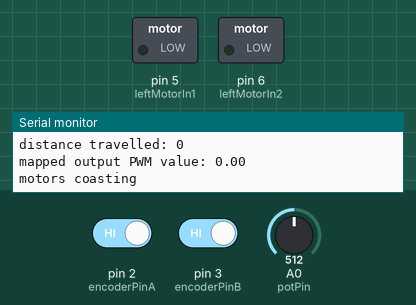
Simulated run of this sketch. Board: Arduino Uno, built with avr-gcc and run on an emulated ATmega328P. On the bench: switched loads named in the sketch (green lamp = pin HIGH), the last lines printed to the serial monitor. The inputs (shaded band) are chosen by the test bench; at power-on: A0 (potPin) = 512, pin 2 (encoderPinA) HIGH, pin 3 (encoderPinB) HIGH.

Above: at 1.2 s.
1.3 s: A0 (potPin) set to 779
2.8 s: A0 (potPin) set to 804
At 4.1 s:
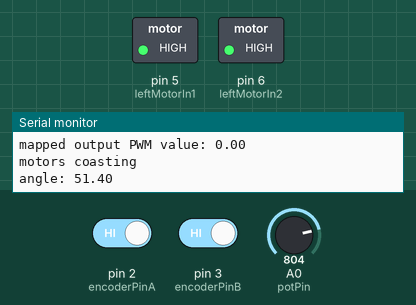
Timing chart, 0 to 5.8 s (numbered marks = the images above; inputs shaded):
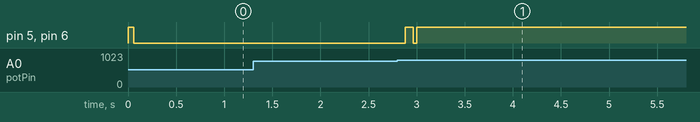

The sketch:

main.ino
```cpp
#include <Arduino.h>
#include <PID_v1.h>

// setting up the physical pins
// for the motor pins, they have to be PWM pins
const int potPin = A0;
const int encoderPinA = 2;
const int encoderPinB = 3;
const int leftMotorIn1 = 5;
const int leftMotorIn2 = 6;
// const int rightMotorIn1 = 6;
// const int rightMotorIn2 = 9;

double output;
double mappedOutput;
double scaleFactor;
// use this variable to set what angle the pot reads while the pendulum is perfectly balanced
const double setPoint = -6.0;
const double mappedBound = 70;

// define constants for the encoder
const int countsPerRevolution = 520 * 4.0;
int maxDistanceMM = 12.f * 25.4f;
volatile long encoderCount = 0;
long robotDistanceMM = 0;
// int isRobotWithinMaxDistance = 1;

int motorSerial = 0;

// define constants for correlating distance and encoder values
const float wheelDiameterMM = 65.0;
const float wheelCircumferenceMM = PI * wheelDiameterMM;
const float mmPerCount = wheelCircumferenceMM / countsPerRevolution;

// very preliminary values for Kp, Ki, and Kd. will require lots of tinkering
const double Kp = 15.0;
const double Ki = 0.1;
const double Kd = 0.5;

double angle;
double motorCommand;

// the PID controller expects an angle input, so my calculated angle will work as the input
PID pid(&angle, &output, &setPoint, Kp, Ki, Kd, REVERSE);


// function to set motor speed using PWM values, pos numbers to move forward and neg numbers to move backward
void setMotors() {
  // the output from the PID controller is between 0 and 255, so the direction is chosen based on whether angle is pos or neg
  if (mappedOutput > 0) {
    analogWrite(leftMotorIn1, mappedOutput);
    digitalWrite(leftMotorIn2, LOW);

    // analogWrite(rightMotorIn1, mappedOutput);
    // digitalWrite(rightMotorIn2, LOW);

    // Serial.print("forward - PWM value: ");
    // Serial.println(output);
  } else if (mappedOutput < 0) {
    digitalWrite(leftMotorIn1, LOW);
    analogWrite(leftMotorIn2, abs(mappedOutput));

    // digitalWrite(rightMotorIn1, LOW);
    // analogWrite(rightMotorIn2, mappedOutput);

    // Serial.print("reverse - PWM value: ");
    // Serial.println(output);
  } else {
    coastMotors();
  }
}


void stopMotors() {
  digitalWrite(leftMotorIn1, HIGH);
  digitalWrite(leftMotorIn2, HIGH);

  // digitalWrite(rightMotorIn1, HIGH);
  // digitalWrite(rightMotorIn2, HIGH);

  if (motorSerial == 0) {
    motorSerial = 1;
    Serial.println("motors braking");
  }
}


// this funciton probably won't be used, but the function exists in the motor driver so I mapped it here
void coastMotors() {
  digitalWrite(leftMotorIn1, LOW);
  digitalWrite(leftMotorIn2, LOW);

  // digitalWrite(rightMotorIn1, LOW);
  // digitalWrite(rightMotorIn2, LOW);

  Serial.println("motors coasting");
}


// two interrupt functions for faster encoder reading
void isr_encoderDirectionA() {
  if (digitalRead(encoderPinA) == digitalRead(encoderPinB)) {
    encoderCount--;
  } else {
    encoderCount++;
  }
}


void isr_encoderDirectionB() {
  if (digitalRead(encoderPinB) == digitalRead(encoderPinA)) {
    encoderCount++;
  } else {
    encoderCount--;
  }
}


float getDistanceTraveledMM() {
  cli();
  long currentCount = encoderCount;
  sei();

  return (float)currentCount * mmPerCount;
}


// the setup function that initializes pins and starts holding the brakes
void setup() {
  Serial.begin(9600);

  pinMode(leftMotorIn1, OUTPUT);
  pinMode(leftMotorIn2, OUTPUT);
  // pinMode(rightMotorIn1, OUTPUT);
  // pinMode(rightMotorIn2, OUTPUT);

  pinMode(encoderPinA, INPUT_PULLUP);
  pinMode(encoderPinB, INPUT_PULLUP);

  attachInterrupt(digitalPinToInterrupt(encoderPinA), isr_encoderDirectionA, CHANGE);
  attachInterrupt(digitalPinToInterrupt(encoderPinB), isr_encoderDirectionB, CHANGE);

  pid.SetMode(AUTOMATIC);
  pid.SetOutputLimits(-255, 255);

  stopMotors();

  Serial.println("robot cart controller initialized");
}


void loop() {
  robotDistanceMM = getDistanceTraveledMM();

    angle = map(analogRead(potPin), 0, 1023, -900, 900) / 10.0;
    Serial.print("angle: ");
    Serial.println(angle);

  if (fabs(robotDistanceMM) < maxDistanceMM) {

    if (abs(angle - setPoint) > 55) {
      stopMotors();
      maxDistanceMM = 0;
      Serial.println("pendulum tipped past 45deg");
    }

    // throw in the angle and get out a value between 0 and 255 (by default). the arduino by default only sends 8-bit PWM values (0 - 255)
    pid.Compute();

    // Serial.print("PID controller output: ");
    // Serial.println(output);
    // Serial.print("\n");

    Serial.print("distance travelled: ");
    Serial.println(robotDistanceMM);

    // map the output range onto [70, 255]
    // if (output > setPoint) {
    //   mappedOutput = map(output, setPoint, 255, mappedBound, 255);
    // }
    // else if (output < setPoint) {
    //   mappedOutput = map(output, -255, setPoint, -255, -mappedBound);
    // }

    // if (abs(output) < 5) {
    //   mappedOutput = 0;
    // }

    Serial.print("mapped output PWM value: ");
    Serial.println(mappedOutput);
    Serial.print("\n\n");
    // snap low values to 0 to avoid extra oscillations
    if (abs(output) < abs(setPoint) + 2) {
      mappedOutput = 0;
    };

    setMotors();
  } else {
    stopMotors();
    delay(2000);
  }
}
```

Measured:
- the behaviour switches between 790 and 791 on A0 (potPin) (found by bisection; images 0 and 1)
- after the input at 2.8 s, pin 5 (leftMotorIn1), pin 6 (leftMotorIn2): LOW → HIGH after 0.08 s, → LOW 0.09 s later, → HIGH 0.03 s later
